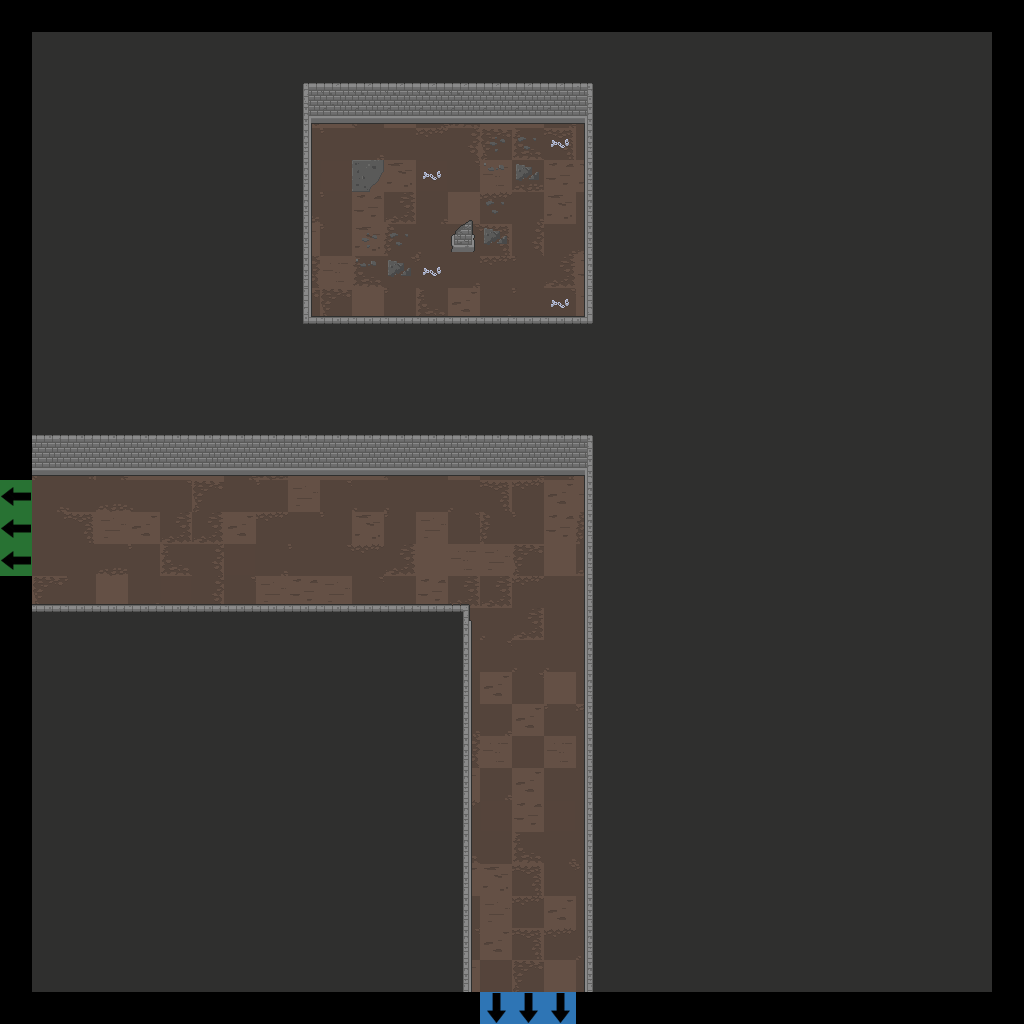

Tiled map render using the project's own tile images. Description and the map definition, with tile-layer contents summarised, below:
An orthogonal 32x32 tile map with 32x32 px tiles, 7 tile layers (Floor, Walls, Doors, Pillars, ...), 2 tilesets.

<map version="1.2" tiledversion="2019.04.18" orientation="orthogonal" renderorder="right-down" width="32" height="32" tilewidth="32" tileheight="32" infinite="0" nextlayerid="22" nextobjectid="1">
 <tileset firstgid="1" source="Dungeon_Tileset_2.tsx" />
 <tileset firstgid="321" source="flags.tsx" />
 <layer id="15" name="Floor" width="32" height="32">
  <data>[1024 cells, 900 non-empty, 25 distinct tile ids]</data>
 </layer>
 <layer id="16" name="Walls" width="32" height="32">
  <data>[1024 cells, 770 non-empty, 19 distinct tile ids]</data>
 </layer>
 <layer id="17" name="Doors" width="32" height="32">
  <data>[1024 cells, 0 non-empty, 0 distinct tile ids]</data>
 </layer>
 <layer id="18" name="Pillars" width="32" height="32">
  <properties>
   <property name="unity:SortingLayer" value="Player" />
  </properties>
  <data>[1024 cells, 13 non-empty, 7 distinct tile ids]</data>
 </layer>
 <layer id="19" name="Candles" width="32" height="32">
  <data>[1024 cells, 0 non-empty, 0 distinct tile ids]</data>
 </layer>
 <layer id="20" name="Debris" width="32" height="32">
  <data>[1024 cells, 4 non-empty, 1 distinct tile ids]</data>
 </layer>
 <layer id="21" name="Flags" width="32" height="32">
  <data>[1024 cells, 6 non-empty, 2 distinct tile ids]</data>
 </layer>
</map>
